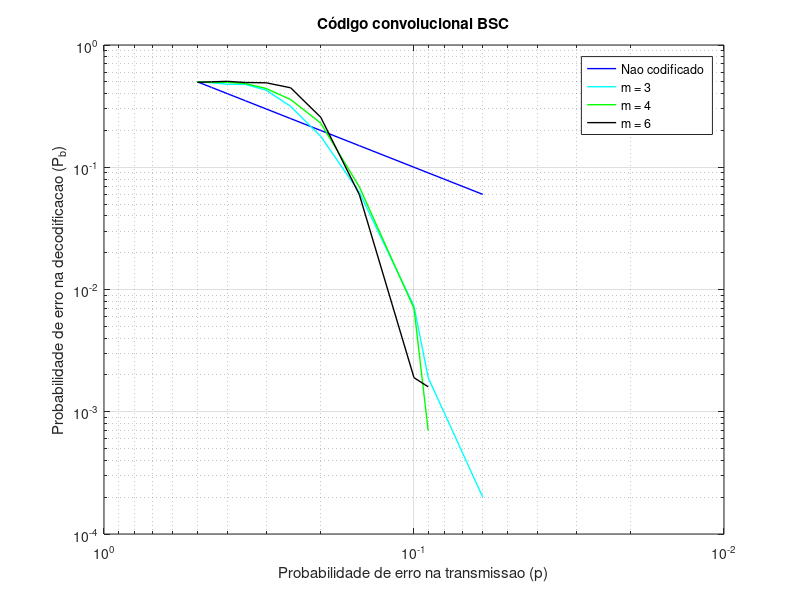

MATLAB code for this plot: (Note: this script raises an error after producing the figure.)
function new_plots() %Funcao para plotar graficos.
%Precisa alterar para incluir novos vetores do teste do codigo cilcico
load('m_3_prob')
load('m_4_prob')
load('m_6_prob')
load('p_convolucao')
%%
figure;
%loglog(p_vec, P_B_hamming, 'LineWidth', 1, 'color' ,'r'); 
loglog(p, p, 'LineWidth', 1, 'color', 'b');
hold on;
loglog(p, m_3_prob, 'LineWidth', 1, 'color', 'c');
loglog(p, m_4_prob, 'LineWidth', 1, 'color', 'g');
loglog(p, m_6_prob, 'LineWidth', 1, 'color', 'k');

%loglog(p_vec, data_n_10_k_6_bit_1, 'LineWidth', 1, 'color', 'k');
%loglog(p_vec, data_n_12_k_7_bit_1, 'LineWidth', 1, 'color', 'k');
%loglog(p_vec, data_n_12_k_7_bit_2, 'LineWidth', 1, 'color', 'k');
%loglog(p_vec, data_n_14_k_8_bit_1, 'LineWidth', 1, 'color', 'k');
%loglog(p_vec, data_n_15_k_10_bit_1, 'LineWidth', 1, 'color', 'k');
%loglog(p_vec, data_n_15_k_9_bit_1, 'LineWidth', 1, 'color', 'k');
%loglog(p_vec, data_n_15_k_9_bit_2, 'LineWidth', 1, 'color', 'k');
%loglog(p_vec, data_n_20_k_13_bit_1, 'LineWidth', 1, 'color', 'k');
%loglog(p_vec, data_n_20_k_13_bit_2, 'LineWidth', 1, 'color', 'k');
%loglog(p_vec, data_n_08_k_5_bit_1, 'LineWidth', 1, 'color', 'k');

grid on;
legend('Nao codificado', 'm = 3', 'm = 4', 'm = 6');
set(gca, 'xdir', 'reverse')
xlabel('Probabilidade de erro na transmissao (p)');
ylabel('Probabilidade de erro na decodificacao (P_{b})');
title('Código convolucional BSC');
%%
load('resp')
load('resp2')

figure;
loglog(p_vec, P_B_hamming, 'LineWidth', 1, 'color' ,'r');
hold on;
loglog(p_vec, P_B_a, 'LineWidth', 1, 'color', 'b');
loglog(p_vec, P_B_b, 'LineWidth', 1, 'color', 'g');
loglog(p_vec, p_vec, 'LineWidth', 1, 'color', 'k');
%loglog(p_vec, data_n_8_k_5_bit_1, 'LineWidth', 1, 'color', 'm');
%loglog(p_vec, data_n_10_k_6_bit_1, 'LineWidth', 1, 'color', 'c');
loglog(p_vec, data_n_12_k_7_bit_1, 'LineWidth', 1, 'color', 'm');
%loglog(p_vec, data_n_14_k_8_bit_1, 'LineWidth', 1, 'color', 'b');
%loglog(p_vec, data_n_15_k_9_bit_1, 'LineWidth', 1, 'color', 'g');
%loglog(p_vec, data_n_12_k_7_bit_2, 'LineWidth', 1, 'color', 'c');
%loglog(p_vec, data_n_20_k_13_bit_1, 'LineWidth', 1, 'color', 'c');
%loglog(p_vec, data_n_20_k_13_bit_2, 'LineWidth', 1, 'color', 'm');

%loglog(p_vec, data_n_15_k_9_bit_2, 'LineWidth', 1, 'color', 'k');

%legend('Hamming', 'CRC', 'Modificado', 'Não codificado');
legend('Hamming', 'CRC', 'Modificado', 'Não codificado', 'n=12 k=7');
%legend('Hamming','Não codificado', 'n=12 k=7', 'n=15 k=9', 'n=20 k=13' );
%legend('Hamming','Não codificado', 'n=20 k=13 bit=1', 'n=20 k=13 bit=2');
%legend('Hamming', 'Não codificado', 'n=8 k=5', 'n=10 k=6');
set(gca, 'xdir', 'reverse')
xlabel('Probabilidade de erro na transmissão (p)');
ylabel('Probabilidade de erro na decodificação (P_{b})');
grid on;
title('Erro na transmissão vs erro na decodificação (logaritmo)');
end